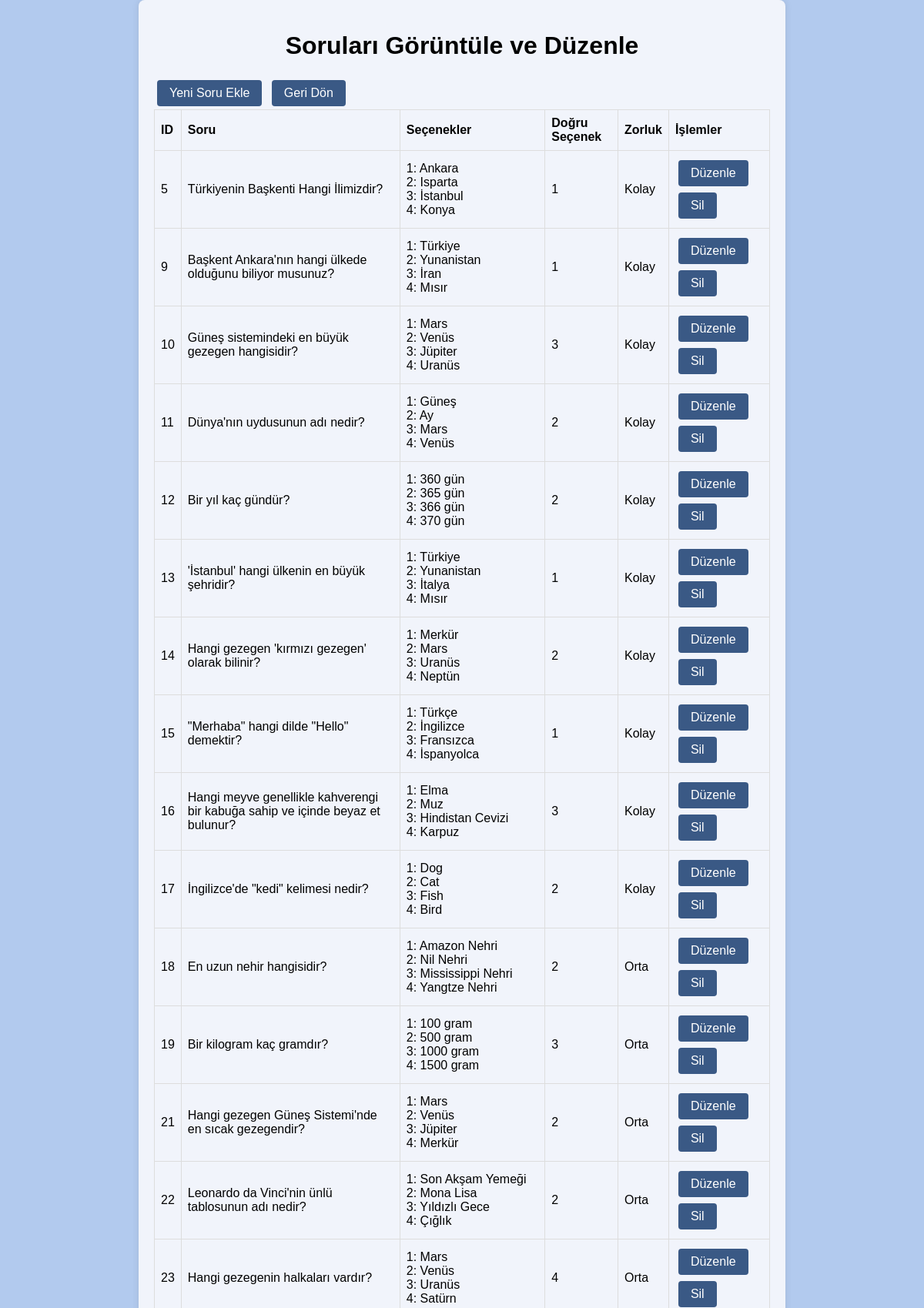
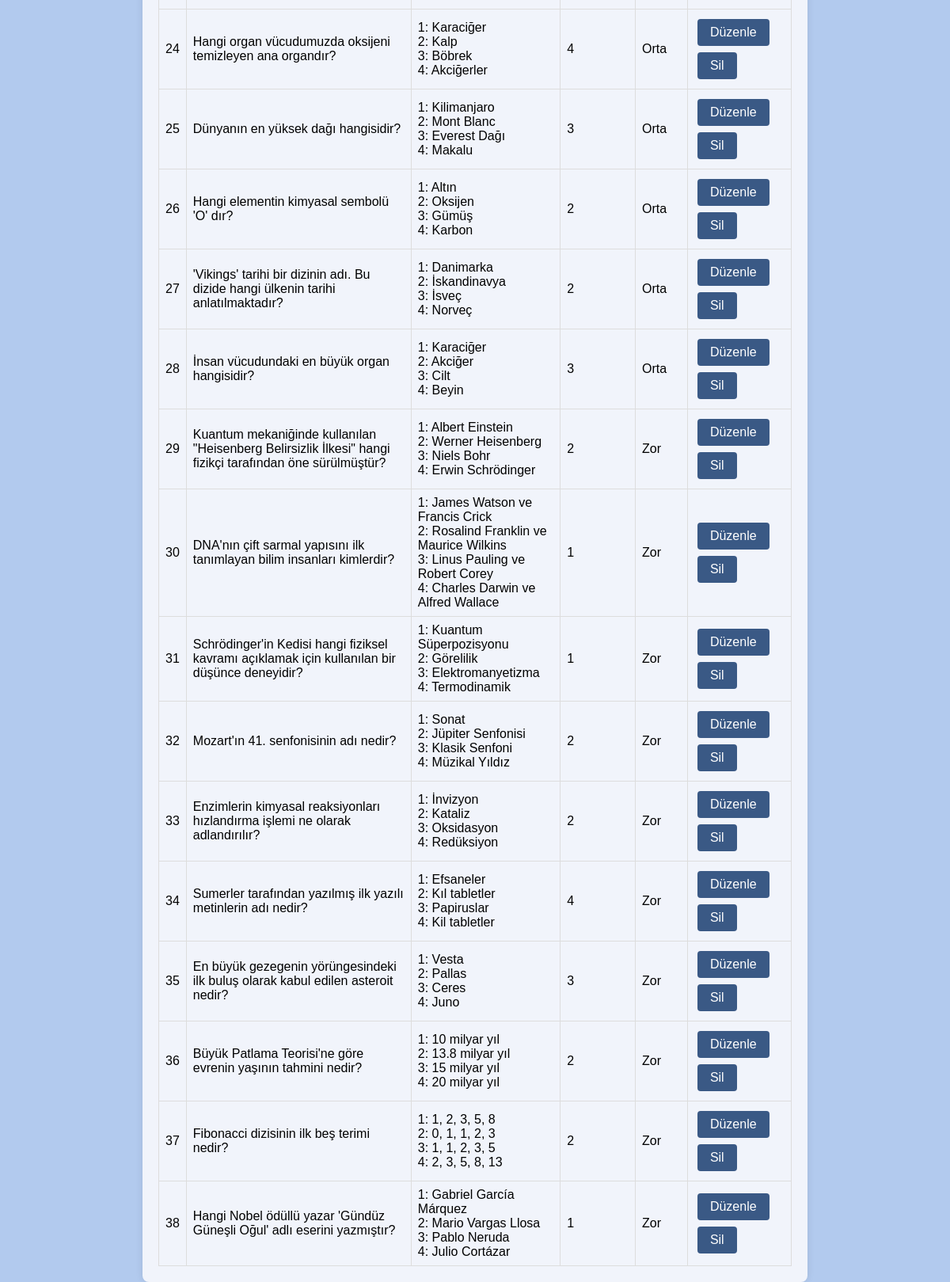
The app's page /view_questions.php (signed in) with its own data (2 pictures, top to bottom).
### tables this page shows
CREATE TABLE questions (
    id INTEGER PRIMARY KEY AUTOINCREMENT,
    question TEXT NOT NULL,
    option1 TEXT NOT NULL,
    option2 TEXT NOT NULL,
    option3 TEXT NOT NULL,
    option4 TEXT NOT NULL,
    correct_option INTEGER NOT NULL,
    difficulty TEXT NOT NULL
);

### view_questions.php (the view, shortened to what this page needs)
<?php
include('db_connection.php');
$stmt = $db->query("SELECT id, question, option1, option2, option3, option4, correct_option, difficulty FROM questions");
$questions = $stmt->fetchAll(PDO::FETCH_ASSOC);
?>
<!DOCTYPE html>
<html lang="tr">
<head>
</head>
<body>
    <div class="container">
        <h1>Soruları Görüntüle ve Düzenle</h1>
        <a href="add_question.php" class="button">Yeni Soru Ekle</a>
        <a href="admin_dashboard.php" class="button">Geri Dön</a>
        <table>
            <thead>
                <tr>
                    <th>ID</th>
                    <th>Soru</th>
                    <th>Seçenekler</th>
                    <th>Doğru Seçenek</th>
                    <th>Zorluk</th>
                    <th>İşlemler</th>
                </tr>
            </thead>
            <tbody>
                <?php foreach ($questions as $question): ?>
                    <tr>
                        <td><?php echo htmlspecialchars($question['id']); ?></td>
                        <td><?php echo htmlspecialchars($question['question']); ?></td>
                        <td>
                            1: <?php echo htmlspecialchars($question['option1']); ?><br>
                            2: <?php echo htmlspecialchars($question['option2']); ?><br>
                            3: <?php echo htmlspecialchars($question['option3']); ?><br>
                            4: <?php echo htmlspecialchars($question['option4']); ?>
                        </td>
                        <td><?php echo htmlspecialchars($question['correct_option']); ?></td>
                        <td><?php echo htmlspecialchars($question['difficulty']); ?></td>
                        <td>
                            <a href="edit_question.php?id=<?php echo $question['id']; ?>" class="button1">Düzenle</a>
                            <a href="delete_question.php?id=<?php echo $question['id']; ?>" class="button1">Sil</a>
                        </td>
                    </tr>
                <?php endforeach; ?>
            </tbody>
        </table>
    </div>
</body>
</html>

### view_questions.php (style rules this page uses)
body { font-family: Arial, sans-serif; background-color: #B2CAEE; display: flex; justify-content: center; align-items: center; min-height: 100vh; margin: 0; padding: 0; background-image: url('images/yavuzlar_logo1.png'); background-position: top right; background-repeat: no-repeat; background-size: 350px; }
.container { width: 100%; max-width: 800px; margin: 0 auto; background: #F1F4FB; padding: 20px; border-radius: 8px; box-shadow: 0 0 10px rgba(0, 0, 0, 0.1); }
h1 { text-align: center; color: #000; }
table { width: 100%; border-collapse: collapse; }
table, th, td { border: 1px solid #ddd; }
th, td { padding: 8px; text-align: left; }
th { background-color: #F1F4FB; }
.button { display: inline-block; padding: 8px 16px; margin: 4px; border-radius: 4px; text-decoration: none; color: #fff; background-color: #3A5985; }
.button1 { display: inline-block; padding: 8px 16px; margin: 4px; border-radius: 4px; text-decoration: none; color: #fff; background-color: #3A5985; }

### records on screen
questions: id "5", question "Türkiyenin Başkenti Hangi İlimizdir?", option1 "Ankara", option2 "Isparta", option3 "İstanbul", option4 "Konya", correct_option "1", difficulty "Kolay"
questions: id "9", question "Başkent Ankara'nın hangi ülkede olduğunu biliyor musunuz?", option1 "Türkiye", option2 "Yunanistan", option3 "İran", option4 "Mısır", correct_option "1", difficulty "Kolay"
questions: id "10", question "Güneş sistemindeki en büyük gezegen hangisidir?", option1 "Mars", option2 "Venüs", option3 "Jüpiter", option4 "Uranüs", correct_option "3", difficulty "Kolay"
questions: id "11", question "Dünya'nın uydusunun adı nedir?", option1 "Güneş", option2 "Ay", option3 "Mars", option4 "Venüs", correct_option "2", difficulty "Kolay"
questions: id "12", question "Bir yıl kaç gündür?", option1 "360 gün", option2 "365 gün", option3 "366 gün", option4 "370 gün", correct_option "2", difficulty "Kolay"
questions: id "13", question "'İstanbul' hangi ülkenin en büyük şehridir?", option1 "Türkiye", option2 "Yunanistan", option3 "İtalya", option4 "Mısır", correct_option "1", difficulty "Kolay"
questions: id "14", question "Hangi gezegen 'kırmızı gezegen' olarak bilinir?", option1 "Merkür", option2 "Mars", option3 "Uranüs", option4 "Neptün", correct_option "2", difficulty "Kolay"
questions: id "15", question "\"Merhaba\" hangi dilde \"Hello\" demektir?", option1 "Türkçe", option2 "İngilizce", option3 "Fransızca", option4 "İspanyolca", correct_option "1", difficulty "Kolay"
questions: id "16", question "Hangi meyve genellikle kahverengi bir kabuğa sahip ve içinde beyaz et bulunur?", option1 "Elma", option2 "Muz", option3 "Hindistan Cevizi", option4 "Karpuz", correct_option "3", difficulty "Kolay"
questions: id "17", question "İngilizce'de \"kedi\" kelimesi nedir?", option1 "Dog", option2 "Cat", option3 "Fish", option4 "Bird", correct_option "2", difficulty "Kolay"
questions: id "18", question "En uzun nehir hangisidir?", option1 "Amazon Nehri", option2 "Nil Nehri", option3 "Mississippi Nehri", option4 "Yangtze Nehri", correct_option "2", difficulty "Orta"
questions: id "19", question "Bir kilogram kaç gramdır?", option1 "100 gram", option2 "500 gram", option3 "1000 gram", option4 "1500 gram", correct_option "3", difficulty "Orta"
questions: id "21", question "Hangi gezegen Güneş Sistemi'nde en sıcak gezegendir?", option1 "Mars", option2 "Venüs", option3 "Jüpiter", option4 "Merkür", correct_option "2", difficulty "Orta"
questions: id "22", question "Leonardo da Vinci'nin ünlü tablosunun adı nedir?", option1 "Son Akşam Yemeği", option2 "Mona Lisa", option3 "Yıldızlı Gece", option4 "Çığlık", correct_option "2", difficulty "Orta"
questions: id "23", question "Hangi gezegenin halkaları vardır?", option1 "Mars", option2 "Venüs", option3 "Uranüs", option4 "Satürn", correct_option "4", difficulty "Orta"
questions: id "24", question "Hangi organ vücudumuzda oksijeni temizleyen ana organdır?", option1 "Karaciğer", option2 "Kalp", option3 "Böbrek", option4 "Akciğerler", correct_option "4", difficulty "Orta"
questions: id "25", question "Dünyanın en yüksek dağı hangisidir?", option1 "Kilimanjaro", option2 "Mont Blanc", option3 "Everest Dağı", option4 "Makalu", correct_option "3", difficulty "Orta"
questions: id "26", question "Hangi elementin kimyasal sembolü 'O' dır?", option1 "Altın", option2 "Oksijen", option3 "Gümüş", option4 "Karbon", correct_option "2", difficulty "Orta"
questions: id "27", question "'Vikings' tarihi bir dizinin adı. Bu dizide hangi ülkenin tarihi anlatılmaktadır?", option1 "Danimarka", option2 "İskandinavya", option3 "İsveç", option4 "Norveç", correct_option "2", difficulty "Orta"
questions: id "28", question "İnsan vücudundaki en büyük organ hangisidir?", option1 "Karaciğer", option2 "Akciğer", option3 "Cilt", option4 "Beyin", correct_option "3", difficulty "Orta"
questions: id "29", question "Kuantum mekaniğinde kullanılan \"Heisenberg Belirsizlik İlkesi\" hangi fizikçi tarafından öne sürülmüştür?", option1 "Albert Einstein", option2 "Werner Heisenberg", option3 "Niels Bohr", option4 "Erwin Schrödinger", correct_option "2", difficulty "Zor"
questions: id "30", question "DNA'nın çift sarmal yapısını ilk tanımlayan bilim insanları kimlerdir?", option1 "James Watson ve Francis Crick", option2 "Rosalind Franklin ve Maurice Wilkins", option3 "Linus Pauling ve Robert Corey", option4 "Charles Darwin ve Alfred Wallace", correct_option "1", difficulty "Zor"
questions: id "31", question "Schrödinger'in Kedisi hangi fiziksel kavramı açıklamak için kullanılan bir düşünce deneyidir?", option1 "Kuantum Süperpozisyonu", option2 "Görelilik", option3 "Elektromanyetizma", option4 "Termodinamik", correct_option "1", difficulty "Zor"
questions: id "32", question "Mozart'ın 41. senfonisinin adı nedir?", option1 "Sonat", option2 "Jüpiter Senfonisi", option3 "Klasik Senfoni", option4 "Müzikal Yıldız", correct_option "2", difficulty "Zor"
questions: id "33", question "Enzimlerin kimyasal reaksiyonları hızlandırma işlemi ne olarak adlandırılır?", option1 "İnvizyon", option2 "Kataliz", option3 "Oksidasyon", option4 "Redüksiyon", correct_option "2", difficulty "Zor"
questions: id "34", question "Sumerler tarafından yazılmış ilk yazılı metinlerin adı nedir?", option1 "Efsaneler", option2 "Kıl tabletler", option3 "Papiruslar", option4 "Kil tabletler", correct_option "4", difficulty "Zor"
questions: id "35", question "En büyük gezegenin yörüngesindeki ilk buluş olarak kabul edilen asteroit nedir?", option1 "Vesta", option2 "Pallas", option3 "Ceres", option4 "Juno", correct_option "3", difficulty "Zor"
questions: id "36", question "Büyük Patlama Teorisi'ne göre evrenin yaşının tahmini nedir?", option1 "10 milyar yıl", option2 "13.8 milyar yıl", option3 "15 milyar yıl", option4 "20 milyar yıl", correct_option "2", difficulty "Zor"
questions: id "37", question "Fibonacci dizisinin ilk beş terimi nedir?", option1 "1, 2, 3, 5, 8", option2 "0, 1, 1, 2, 3", option3 "1, 1, 2, 3, 5", option4 "2, 3, 5, 8, 13", correct_option "2", difficulty "Zor"
questions: id "38", question "Hangi Nobel ödüllü yazar 'Gündüz Güneşli Oğul' adlı eserini yazmıştır?", option1 "Gabriel García Márquez", option2 "Mario Vargas Llosa", option3 "Pablo Neruda", option4 "Julio Cortázar", correct_option "1", difficulty "Zor"
